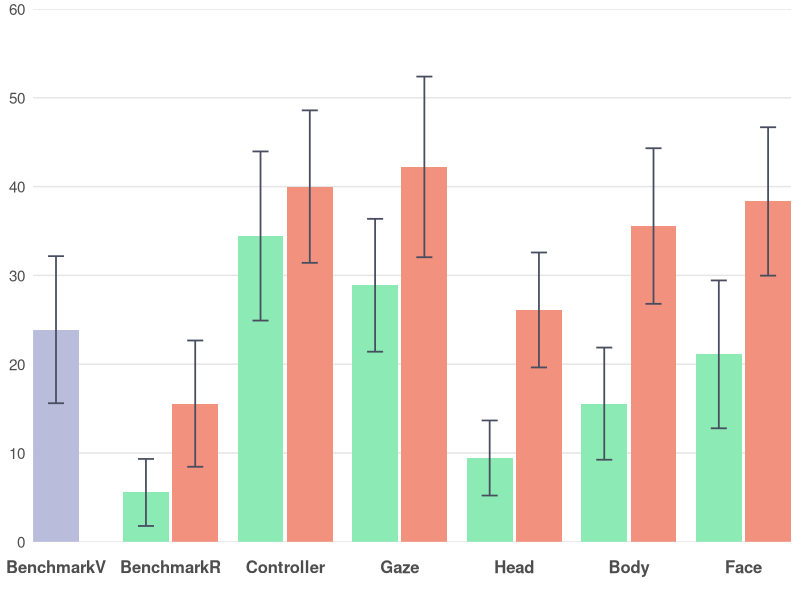
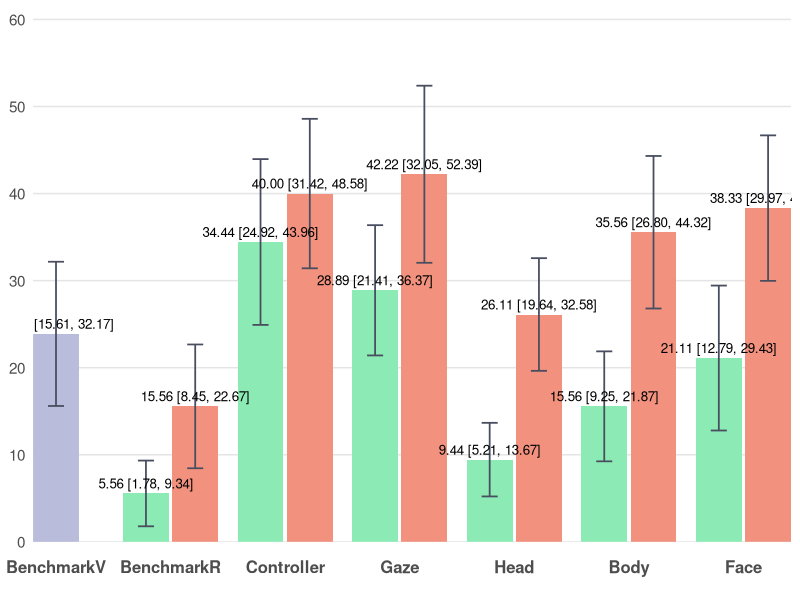

Write the R code that produced these figures, in order.
# ================= Packages =================
if (!require(ggplot2)) install.packages("ggplot2")
library(ggplot2)

# ================= Data =================
# BenchmarkV: 23.89 (±22.18)
# BenchmarkR: Low 5.56 (±10.11), High 15.56 (±19.04)
# Controller: Low 34.44 (±25.50), High 40.00 (±22.99)
# Gaze: Low 28.89 (±20.03), High 42.22 (±27.24)
# Head: Low 9.44 (±11.32), High 26.11 (±17.33)
# Body: Low 15.56 (±16.91), High 35.56 (±23.46)
# Face: Low 21.11 (±22.29), High 38.33 (±22.38)

bench_mean <- 23.89
bench_sd <- 22.18

dat <- data.frame(
  Category = c("BenchmarkV",
               "BenchmarkR","BenchmarkR",
               "Controller","Controller",
               "Gaze","Gaze",
               "Head","Head",
               "Body","Body",
               "Face","Face"),
  slot     = c("C",
               "L","R",
               "L","R",
               "L","R",
               "L","R",
               "L","R",
               "L","R"),
  series   = c("BenchmarkV",
               "Low","High",
               "Low","High",
               "Low","High",
               "Low","High",
               "Low","High",
               "Low","High"),
  mean     = c(bench_mean,
               5.56, 15.56,      # BenchmarkR Low, High
               34.44, 40.00,     # Controller Low, High
               28.89, 42.22,     # Gaze Low, High
               9.44, 26.11,      # Head Low, High
               15.56, 35.56,     # Body Low, High
               21.11, 38.33),    # Face Low, High
  sd       = c(bench_sd,
               10.11, 19.04,     # BenchmarkR Low, High
               25.50, 22.99,     # Controller Low, High
               20.03, 27.24,     # Gaze Low, High
               11.32, 17.33,     # Head Low, High
               16.91, 23.46,     # Body Low, High
               22.29, 22.38),    # Face Low, High
  stringsAsFactors = FALSE
)

# 固定横轴顺序
dat$Category <- factor(dat$Category,
  levels = c("BenchmarkV","BenchmarkR","Controller","Gaze","Head","Body","Face"))
dat$slot   <- factor(dat$slot, levels = c("L","C","R"))
dat$series <- factor(dat$series, levels = c("Low","BenchmarkV","High"))

# ================= 手动定位（确保居中+相邻柱体有间距） =================
# 以每个类目的中心为整数(1,2,3,...)，在左右各偏移 delta；两柱宽度为 bar_w
group_w <- 0.8               # 每个类目总体占宽（<1 避免挤到相邻类目）
bar_w   <- group_w / 2       # 0.4  柱体宽度保持不变
delta   <- group_w / 4       # 0.2  基础偏移
gap     <- 0.03              # 相邻柱体间距（几个像素）

# 对于非BenchmarkV类别，L和R之间增加间距
offset_map <- c(L = -delta - gap/2, C = 0, R = +delta + gap/2)

x_base <- as.numeric(dat$Category)
dat$x  <- x_base + unname(offset_map[as.character(dat$slot)])

# ================= 配色方案 =================
col_low   <- "#8CEAB4"      # Low
col_high  <- "#F1917E"      # High
col_bench <- "#B9BCDB"      # BenchmarkV

err_col   <- "#484D5F"

theme_base <- theme_minimal(base_size = 13) +
  theme(
    legend.position    = "none",
    panel.background   = element_rect(fill = "#FFFFFF", color = NA),  # 白底
    plot.background    = element_rect(fill = "#FFFFFF", color = NA),  # 白底
    panel.grid.major   = element_blank(),  # 去除所有网格线
    panel.grid.minor   = element_blank(),  # 去除所有网格线
    panel.grid.major.x = element_blank(),
    panel.grid.minor.x = element_blank(),
    panel.grid.major.y = element_blank(),
    panel.grid.minor.y = element_blank(),
    axis.ticks.x       = element_blank(),  # 去除x轴刻度线（底部灰色竖线）
    axis.ticks.y       = element_blank(),  # 去除y轴刻度线（左侧竖着的刻度线）
    axis.line.x        = element_blank(),  # 去除x轴线（底部灰色竖线）
    axis.line.y        = element_blank(),  # 去除y轴线（左侧竖线）
    axis.text.x        = element_text(size = 12, face = "bold", 
                                       margin = margin(t = 10, b = 10)),  # 底部文字距离坐标轴更远
    axis.text.y        = element_text(size = 11),
    axis.title         = element_blank()
  )

# y 轴：从0开始，0-60，组间距10
y_top    <- 60
y_bottom <- 0
y_breaks <- seq(0, 60, by = 10)

# x 轴：用数值坐标，刻度放在每个类目中心
x_breaks <- seq_along(levels(dat$Category))
x_labels <- levels(dat$Category)

# ================= 95% 置信区间计算 =================
n <- 30  # 样本量
df <- n - 1  # 自由度 = 29
t_critical <- qt(0.975, df)  # t分布临界值（95% CI，双尾）
# 计算95% CI的误差范围
dat$ci_margin <- t_critical * (dat$sd / sqrt(n))

# ================= 图1：不带标注 =================
p1 <- ggplot(dat, aes(x = x, y = mean, fill = series)) +
  # 手动添加水平坐标线
  geom_hline(yintercept = y_breaks, color = "#E5E5E5", linewidth = 0.5) +
  geom_col(width = bar_w, position = "identity", colour = NA) +
  geom_errorbar(aes(ymin = mean - ci_margin, ymax = mean + ci_margin),
                width = bar_w * 0.35, color = err_col, linewidth = 0.6,
                position = "identity") +
  scale_fill_manual(values = c(Low = col_low, BenchmarkV = col_bench, High = col_high)) +
  scale_y_continuous(breaks = y_breaks, minor_breaks = NULL) +
  scale_x_continuous(breaks = x_breaks, labels = x_labels, expand = c(0, 0)) +
  coord_cartesian(ylim = c(y_bottom, y_top), expand = 0) +
  theme_base

# ================= 图2：带"均值 (95% CI)"标注 =================
lab_df <- transform(dat, label = sprintf("%.2f [%.2f, %.2f]", mean, 
                                          mean - ci_margin, mean + ci_margin))

p2 <- ggplot(dat, aes(x = x, y = mean, fill = series)) +
  # 手动添加水平坐标线
  geom_hline(yintercept = y_breaks, color = "#E5E5E5", linewidth = 0.5) +
  geom_col(width = bar_w, position = "identity", colour = NA) +
  geom_errorbar(aes(ymin = mean - ci_margin, ymax = mean + ci_margin),
                width = bar_w * 0.35, color = err_col, linewidth = 0.6,
                position = "identity") +
  geom_text(data = lab_df, aes(label = label),
            vjust = -0.5, size = 3.4, position = "identity") +
  scale_fill_manual(values = c(Low = col_low, BenchmarkV = col_bench, High = col_high)) +
  scale_y_continuous(breaks = y_breaks, minor_breaks = NULL) +
  scale_x_continuous(breaks = x_breaks, labels = x_labels, expand = c(0, 0)) +
  coord_cartesian(ylim = c(y_bottom, y_top * 1.02), expand = 0) +
  theme_base

# 保存文件（确保目录存在）
if (!dir.exists("no_labels")) dir.create("no_labels", recursive = TRUE)
if (!dir.exists("with_labels")) dir.create("with_labels", recursive = TRUE)
ggsave("no_labels/Frustration_no_labels.png", p1, width = 8, height = 3.57, dpi = 300, bg = "white")
ggsave("with_labels/Frustration_with_labels.png", p2, width = 8, height = 3.91, dpi = 300, bg = "white")
